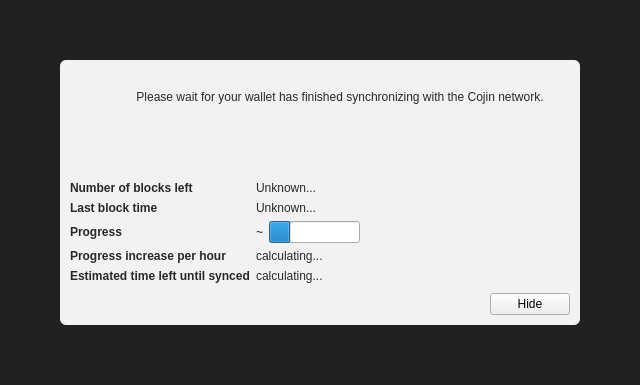
<?xml version="1.0" encoding="UTF-8"?>
<ui version="4.0">
 <class>ModalOverlay</class>
 <widget class="ModalOverlay" name="ModalOverlay">
  <property name="geometry">
   <rect>
    <x>0</x>
    <y>0</y>
    <width>640</width>
    <height>385</height>
   </rect>
  </property>
  <property name="windowTitle">
   <string>Form</string>
  </property>
  <layout class="QVBoxLayout" name="verticalLayout" stretch="0">
   <property name="sizeConstraint">
    <enum>QLayout::SetDefaultConstraint</enum>
   </property>
   <property name="leftMargin">
    <number>0</number>
   </property>
   <property name="topMargin">
    <number>0</number>
   </property>
   <property name="rightMargin">
    <number>0</number>
   </property>
   <property name="bottomMargin">
    <number>0</number>
   </property>
   <item>
    <widget class="QWidget" name="bgWidget" native="true">
     <property name="styleSheet">
      <string notr="true">#bgWidget { background: rgba(0,0,0,220); }</string>
     </property>
     <layout class="QVBoxLayout" name="verticalLayoutMain" stretch="1">
      <property name="leftMargin">
       <number>60</number>
      </property>
      <property name="topMargin">
       <number>60</number>
      </property>
      <property name="rightMargin">
       <number>60</number>
      </property>
      <property name="bottomMargin">
       <number>60</number>
      </property>
      <item>
       <widget class="QWidget" name="contentWidget" native="true">
        <property name="styleSheet">
         <string notr="true">#contentWidget { background: rgba(255,255,255,240); border-radius: 6px; }

QLabel { color: rgb(40,40,40);  }</string>
        </property>
        <layout class="QVBoxLayout" name="verticalLayoutSub" stretch="1,0,0,0">
         <property name="spacing">
          <number>0</number>
         </property>
         <property name="leftMargin">
          <number>10</number>
         </property>
         <property name="topMargin">
          <number>10</number>
         </property>
         <property name="rightMargin">
          <number>10</number>
         </property>
         <property name="bottomMargin">
          <number>10</number>
         </property>
         <item>
          <layout class="QHBoxLayout" name="horizontalLayoutIconText" stretch="0,1">
           <property name="topMargin">
            <number>20</number>
           </property>
           <item>
            <layout class="QVBoxLayout" name="verticalLayoutIcon">
             <property name="leftMargin">
              <number>0</number>
             </property>
             <item>
              <widget class="QPushButton" name="warningIcon">
               <property name="enabled">
                <bool>false</bool>
               </property>
               <property name="text">
                <string/>
               </property>
               <property name="icon">
                <iconset>
                 <normaloff>:/icons/warning</normaloff>
                 <disabledoff>:/icons/warning</disabledoff>:/icons/warning</iconset>
               </property>
               <property name="iconSize">
                <size>
                 <width>48</width>
                 <height>48</height>
                </size>
               </property>
               <property name="flat">
                <bool>true</bool>
               </property>
              </widget>
             </item>
             <item>
              <spacer name="verticalSpacerWarningIcon">
               <property name="orientation">
                <enum>Qt::Vertical</enum>
               </property>
               <property name="sizeHint" stdset="0">
                <size>
                 <width>20</width>
                 <height>40</height>
                </size>
               </property>
              </spacer>
             </item>
            </layout>
           </item>
           <item>
            <layout class="QVBoxLayout" name="verticalLayoutInfoText">
             <property name="leftMargin">
              <number>0</number>
             </property>
             <property name="topMargin">
              <number>0</number>
             </property>
             <item>
              <widget class="QLabel" name="infoText">
               <property name="text">
                <string>Please wait for your wallet has finished synchronizing with the Cojin network.</string>
               </property>
               <property name="textFormat">
                <enum>Qt::RichText</enum>
               </property>
               <property name="alignment">
                <set>Qt::AlignCenter</set>
               </property>
               <property name="wordWrap">
                <bool>true</bool>
               </property>
              </widget>
             </item>
             <item>
              <widget class="QLabel" name="infoTextStrong">
               <property name="font">
                <font>
                 <weight>75</weight>
                 <bold>true</bold>
                </font>
               </property>
               <property name="text">
                <string></string>
               </property>
               <property name="textFormat">
                <enum>Qt::RichText</enum>
               </property>
               <property name="wordWrap">
                <bool>true</bool>
               </property>
              </widget>
             </item>
             <item>
              <spacer name="verticalSpacerInTextSpace">
               <property name="orientation">
                <enum>Qt::Vertical</enum>
               </property>
               <property name="sizeHint" stdset="0">
                <size>
                 <width>20</width>
                 <height>40</height>
                </size>
               </property>
              </spacer>
             </item>
            </layout>
           </item>
          </layout>
         </item>
         <item>
          <spacer name="verticalSpacerAfterText">
           <property name="orientation">
            <enum>Qt::Vertical</enum>
           </property>
           <property name="sizeHint" stdset="0">
            <size>
             <width>20</width>
             <height>40</height>
            </size>
           </property>
          </spacer>
         </item>
         <item>
          <layout class="QFormLayout" name="formLayout">
           <property name="fieldGrowthPolicy">
            <enum>QFormLayout::FieldsStayAtSizeHint</enum>
           </property>
           <property name="horizontalSpacing">
            <number>6</number>
           </property>
           <property name="verticalSpacing">
            <number>6</number>
           </property>
           <property name="topMargin">
            <number>10</number>
           </property>
           <item row="0" column="0">
            <widget class="QLabel" name="labelNumberOfBlocksLeft">
             <property name="font">
              <font>
               <weight>75</weight>
               <bold>true</bold>
              </font>
             </property>
             <property name="text">
              <string>Number of blocks left</string>
             </property>
            </widget>
           </item>
           <item row="0" column="1">
            <widget class="QLabel" name="numberOfBlocksLeft">
             <property name="text">
              <string>Unknown...</string>
             </property>
            </widget>
           </item>
           <item row="1" column="0">
            <widget class="QLabel" name="labelLastBlockTime">
             <property name="font">
              <font>
               <weight>75</weight>
               <bold>true</bold>
              </font>
             </property>
             <property name="text">
              <string>Last block time</string>
             </property>
            </widget>
           </item>
           <item row="1" column="1">
            <widget class="QLabel" name="newestBlockDate">
             <property name="sizePolicy">
              <sizepolicy hsizetype="Maximum" vsizetype="Preferred">
               <horstretch>0</horstretch>
               <verstretch>0</verstretch>
              </sizepolicy>
             </property>
             <property name="text">
              <string>Unknown...</string>
             </property>
            </widget>
           </item>
           <item row="2" column="0">
            <widget class="QLabel" name="labelSyncDone">
             <property name="font">
              <font>
               <weight>75</weight>
               <bold>true</bold>
              </font>
             </property>
             <property name="text">
              <string>Progress</string>
             </property>
            </widget>
           </item>
           <item row="2" column="1">
            <layout class="QHBoxLayout" name="horizontalLayoutSync" stretch="0,1">
             <item>
              <widget class="QLabel" name="percentageProgress">
               <property name="text">
                <string notr="true">~</string>
               </property>
              </widget>
             </item>
             <item>
              <widget class="QProgressBar" name="progressBar">
               <property name="value">
                <number>24</number>
               </property>
               <property name="format">
                <string/>
               </property>
              </widget>
             </item>
            </layout>
           </item>
           <item row="4" column="0">
            <widget class="QLabel" name="labelProgressIncrease">
             <property name="font">
              <font>
               <weight>75</weight>
               <bold>true</bold>
              </font>
             </property>
             <property name="text">
              <string>Progress increase per hour</string>
             </property>
            </widget>
           </item>
           <item row="4" column="1">
            <widget class="QLabel" name="progressIncreasePerH">
             <property name="text">
              <string>calculating...</string>
             </property>
            </widget>
           </item>
           <item row="5" column="0">
            <widget class="QLabel" name="labelEstimatedTimeLeft">
             <property name="font">
              <font>
               <weight>75</weight>
               <bold>true</bold>
              </font>
             </property>
             <property name="text">
              <string>Estimated time left until synced</string>
             </property>
            </widget>
           </item>
           <item row="5" column="1">
            <widget class="QLabel" name="expectedTimeLeft">
             <property name="text">
              <string>calculating...</string>
             </property>
            </widget>
           </item>
          </layout>
         </item>
         <item>
          <layout class="QHBoxLayout" name="horizontalLayoutButtons">
           <property name="leftMargin">
            <number>10</number>
           </property>
           <property name="topMargin">
            <number>10</number>
           </property>
           <item>
            <spacer name="horizontalSpacer">
             <property name="orientation">
              <enum>Qt::Horizontal</enum>
             </property>
             <property name="sizeHint" stdset="0">
              <size>
               <width>40</width>
               <height>20</height>
              </size>
             </property>
            </spacer>
           </item>
           <item>
            <widget class="QPushButton" name="closeButton">
             <property name="text">
              <string>Hide</string>
             </property>
            </widget>
           </item>
          </layout>
         </item>
        </layout>
       </widget>
      </item>
     </layout>
    </widget>
   </item>
  </layout>
 </widget>
 <customwidgets>
  <customwidget>
   <class>ModalOverlay</class>
   <extends>QWidget</extends>
   <header>modaloverlay.h</header>
   <container>1</container>
  </customwidget>
 </customwidgets>
 <resources/>
 <connections/>
</ui>
